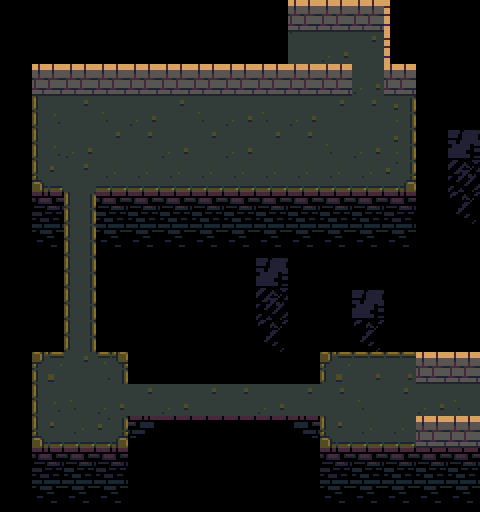

A 2D game scene composited from a Tiled map and its tileset images. What follows is a short description and the map's XML, with every tile layer's data as written:
An orthogonal 15x16 tile map with 32x32 px tiles, 4 tile layers (ground, death, walls, guff), 2 tilesets and 8 objects (3x block, 3x torch, 2x connection).

<map version="1.0" tiledversion="1.1.5" orientation="orthogonal" renderorder="right-down" width="15" height="16" tilewidth="32" tileheight="32" infinite="0" nextobjectid="43">
 <properties>
  <property name="isWind" value="true" />
 </properties>
 <tileset firstgid="1" source="brown.tsx" />
 <tileset firstgid="101" source="tower-tileset.tsx" />
 <layer name="ground" width="15" height="16">
  <data encoding="csv">
0,0,0,0,0,0,0,0,0,0,0,0,0,0,0,
0,0,0,0,0,0,0,0,0,0,27,37,0,0,0,
0,0,0,0,0,0,0,0,0,0,0,27,0,0,0,
0,54,37,28,27,37,28,27,28,27,37,37,56,0,0,
0,54,27,37,37,27,37,27,37,37,28,27,56,0,0,
0,64,37,65,65,65,65,65,65,65,65,65,66,0,0,
0,0,47,0,0,0,0,0,0,0,0,0,0,0,0,
0,0,47,0,0,0,0,0,0,0,0,0,0,0,0,
0,0,47,0,0,0,0,0,0,0,0,0,0,0,0,
0,0,47,0,0,0,0,0,0,0,0,0,0,0,0,
0,0,47,0,0,0,0,0,0,0,0,0,0,0,0,
0,44,37,46,0,0,0,0,0,0,44,45,45,0,0,
0,54,28,27,37,27,37,37,27,37,37,28,37,27,27,
0,64,65,66,0,0,0,0,0,0,64,65,65,0,0,
0,0,0,0,0,0,0,0,0,0,0,0,0,0,0,
0,0,0,0,0,0,0,0,0,0,0,0,0,0,0
</data>
 </layer>
 <layer name="death" width="15" height="16">
  <data encoding="csv">
0,0,0,0,0,0,0,0,0,0,0,0,0,0,0,
0,0,0,0,0,0,0,0,0,0,0,0,0,0,0,
4,0,0,0,0,0,0,0,0,0,0,0,0,4,0,
4,0,0,0,0,0,0,0,0,0,0,0,0,4,0,
4,0,0,0,0,0,0,0,0,0,0,0,0,4,0,
4,0,0,0,0,0,0,0,0,0,0,0,0,4,0,
4,198,0,79,79,79,79,79,79,79,79,79,200,4,0,
0,89,0,89,89,89,89,89,89,89,89,89,89,0,0,
0,4,0,4,0,0,0,0,0,0,0,0,0,0,0,
0,4,0,4,0,0,0,0,0,0,0,0,0,0,0,
4,4,0,4,4,0,0,0,0,4,4,4,4,4,0,
4,0,0,0,4,4,4,4,4,4,0,0,0,0,0,
4,0,0,0,0,0,0,0,0,0,0,0,0,0,0,
4,0,0,0,80,75,75,75,75,78,0,0,0,0,0,
4,198,79,200,4,0,0,0,4,4,198,79,79,79,79,
0,89,89,89,0,0,0,0,0,0,89,89,89,89,89
</data>
 </layer>
 <layer name="walls" width="15" height="16">
  <data encoding="csv">
0,0,0,0,0,0,0,0,0,12,12,12,15,0,0,
0,0,0,0,0,0,0,0,0,55,0,0,15,0,0,
0,12,12,12,12,12,12,12,12,12,12,0,12,0,0,
0,0,0,0,0,0,0,0,0,0,0,0,0,0,0,
0,0,0,0,0,0,0,0,0,0,0,0,0,0,0,
0,0,0,0,0,0,0,0,0,0,0,0,0,0,0,
0,0,0,0,0,0,0,0,0,0,0,0,0,0,0,
0,0,0,0,0,0,0,0,0,0,0,0,0,0,0,
0,0,0,0,0,0,0,0,0,0,0,0,0,0,0,
0,0,0,0,0,0,0,0,0,0,0,0,0,0,0,
0,0,0,0,0,0,0,0,0,0,0,0,0,0,0,
0,0,0,0,0,0,0,0,0,0,0,0,0,12,12,
0,0,0,0,0,0,0,0,0,0,0,0,0,0,28,
0,0,0,0,0,0,0,0,0,0,0,0,0,12,12,
0,0,0,0,0,0,0,0,0,0,0,0,0,0,0,
0,0,0,0,0,0,0,0,0,0,0,0,0,0,0
</data>
 </layer>
 <layer name="guff" width="15" height="16">
  <data encoding="csv">
0,0,0,0,0,0,0,0,0,0,0,0,0,0,0,
0,0,0,0,0,0,0,0,0,0,0,0,0,0,0,
0,0,0,0,0,0,0,0,0,0,0,0,0,0,0,
0,0,0,0,0,0,0,0,0,0,0,0,0,0,0,
0,0,0,0,0,0,0,0,0,0,0,0,0,0,191,
0,0,0,0,0,0,0,0,0,0,0,0,0,0,192,
0,0,0,0,0,0,0,0,0,0,0,0,0,0,193,
0,0,0,0,0,0,0,0,0,0,0,0,0,0,0,
0,0,0,0,0,0,0,0,191,0,0,0,0,0,0,
0,0,0,0,0,0,0,0,192,0,0,191,0,0,0,
0,0,0,0,0,0,0,0,193,0,0,193,0,0,0,
0,0,0,0,0,0,0,0,0,0,0,0,0,0,0,
0,0,0,0,0,0,0,0,0,0,0,0,0,0,0,
0,0,0,0,0,0,0,0,0,0,0,0,0,0,0,
0,0,0,0,0,0,0,0,0,0,0,0,0,0,0,
0,0,0,0,0,0,0,0,0,0,0,0,0,0,0
</data>
 </layer>
 <objectgroup name="objects">
  <object id="9" name="67" type="connection" x="320" y="32" width="32" height="32">
   <properties>
    <property name="dir" value="right" />
    <property name="to" value="66" />
   </properties>
  </object>
  <object id="10" name="68" type="connection" x="416" y="384" width="32" height="32">
   <properties>
    <property name="dir" value="left" />
    <property name="to" value="69" />
   </properties>
  </object>
  <object id="34" type="block" x="160" y="384" width="32" height="32" />
  <object id="38" type="block" x="224" y="384" width="32" height="32" />
  <object id="39" type="block" x="256" y="384" width="32" height="32" />
  <object id="40" type="torch" x="160" y="64" width="32" height="32" />
  <object id="41" type="torch" x="256" y="64" width="32" height="32" />
  <object id="42" type="torch" x="64" y="64" width="32" height="32" />
 </objectgroup>
</map>
